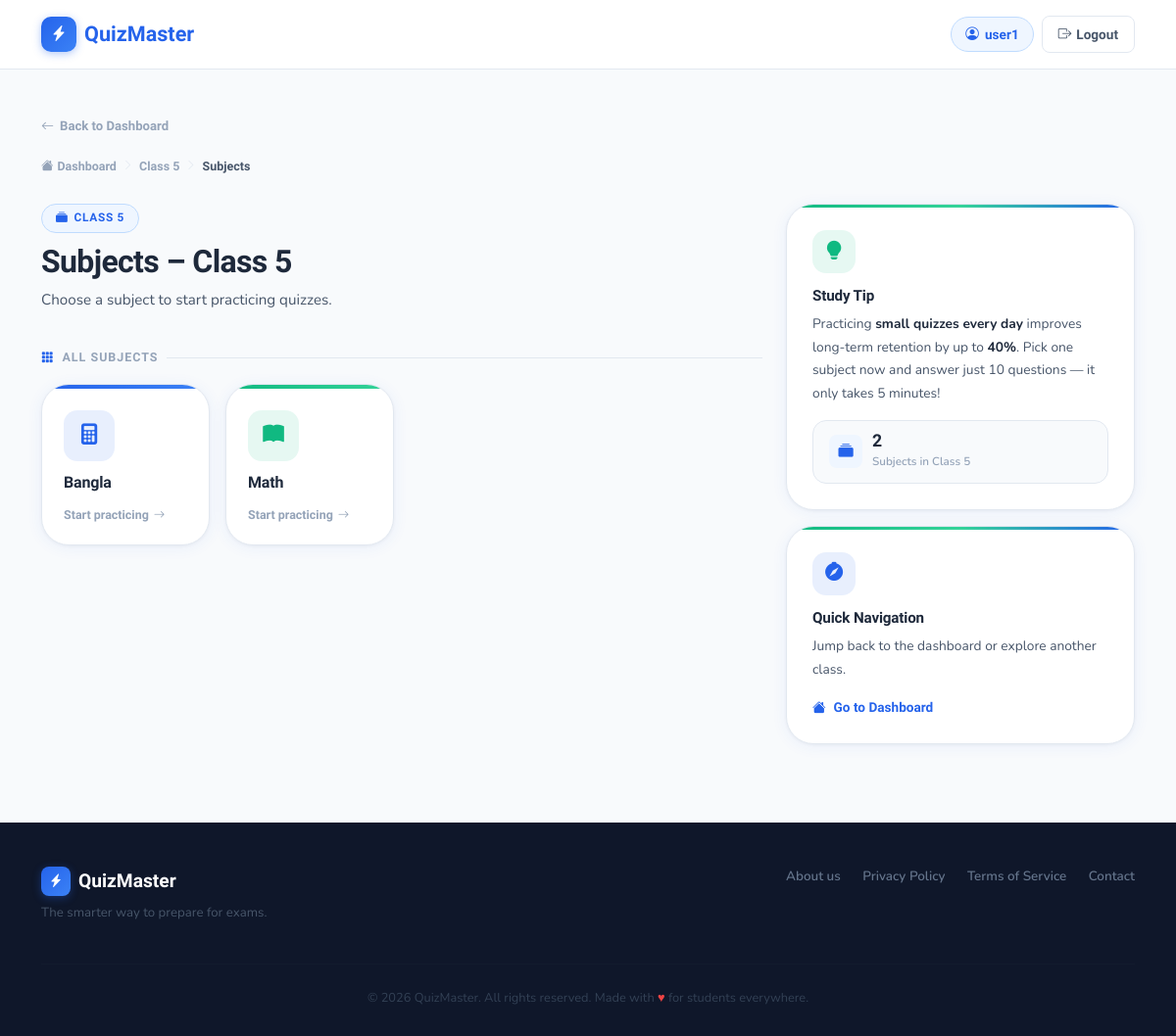
/class/2/ (signed in), run on the app's committed database.
### quiz/models.py (models this page shows, shortened)
class Class(models.Model):
    name = models.CharField(max_length=100)

class Subject(models.Model):
    name = models.CharField(max_length=100)
    class_name = models.ForeignKey(Class, on_delete=models.CASCADE)

### quiz/views.py (the view)
# urls.py: path("class/<int:class_id>/", views.subjects, name="subjects"),
@login_required
def subjects(request, class_id):
    class_obj = get_object_or_404(Class, id=class_id)
    subjects = Subject.objects.filter(class_name=class_obj)
    return render(request, "quiz/subjects.html", {
        "class": class_obj,
        "subjects": subjects
    })

### quiz/templates/quiz/subjects.html (shortened to what this page needs)
{% extends "quiz/base.html" %}
{% load static %}
{% block content %}
<section class="page-section">
  <div class="container">
    <a href="{% url 'dashboard' %}" class="back-link">
      <i class="bi bi-arrow-left"></i>Back to Dashboard
    </a>
    <nav class="qm-breadcrumb" aria-label="breadcrumb">
      <a href="{% url 'dashboard' %}"><i class="bi bi-house-fill me-1"></i>Dashboard</a>
      <span class="sep"><i class="bi bi-chevron-right"></i></span>
      <a href="/class/{{ class.id }}/">{{ class.name }}</a>
      <span class="sep"><i class="bi bi-chevron-right"></i></span>
      <span class="crumb-current">Subjects</span>
    </nav>
    <div class="row g-4">
      <div class="col-12 col-lg-8">
        <div class="page-header">
          <div class="page-header-eyebrow">
            <i class="bi bi-collection-fill"></i>
            {{ class.name }}
          </div>
          <h1 class="page-header-title">Subjects – {{ class.name }}</h1>
          <p class="page-header-sub">Choose a subject to start practicing quizzes.</p>
        </div>
        <div class="section-label">
          <i class="bi bi-grid-3x3-gap-fill"></i>
          All Subjects
        </div>
        {% if subjects %}
          <div class="row g-3">
            {% for subject in subjects %}
            <div class="col-12 col-sm-6 col-xl-3 subject-card-wrap">
              <a href="{% url 'quizzes' subject.id %}" class="subject-card subject-card-item" data-index="{{ forloop.counter0 }}">
                <div class="subject-card-body">
                  <div class="subject-icon-wrap subject-icon-item"></div>
                  <p class="subject-name">{{ subject.name }}</p>
                  <span class="subject-cta">
                    Start practicing <i class="bi bi-arrow-right"></i>
                  </span>
                </div>
              </a>
            </div>
            {% endfor %}
          </div>
        {% endif %}
      </div>
      <div class="col-12 col-lg-4">
        <div class="sidebar-card mb-3">
          <div class="sidebar-icon-wrap"><i class="bi bi-lightbulb-fill"></i></div>
          <h3 class="sidebar-card-title">Study Tip</h3>
          <p class="sidebar-card-body">
            Practicing <strong>small quizzes every day</strong> improves long-term
            retention by up to <strong>40%</strong>. Pick one subject now and answer
            just 10 questions — it only takes 5 minutes!
          </p>
          <div class="sidebar-stat">
            <div class="sidebar-stat-icon"><i class="bi bi-collection-fill"></i></div>
            <div>
              <div class="sidebar-stat-val">{{ subjects|length }}</div>
              <div class="sidebar-stat-lbl">Subjects in {{ class.name }}</div>
            </div>
          </div>
        </div>
        <div class="sidebar-card">
          <div class="sidebar-icon-wrap" style="background:rgba(37,99,235,0.10);color:var(--primary);">
            <i class="bi bi-compass-fill"></i>
          </div>
          <h3 class="sidebar-card-title">Quick Navigation</h3>
          <p class="sidebar-card-body mb-3">Jump back to the dashboard or explore another class.</p>
          <a href="{% url 'dashboard' %}" class="d-flex align-items-center gap-2"
             style="font-size:0.85rem;font-weight:700;font-family:'Plus Jakarta Sans',sans-serif;color:var(--primary);">
            <i class="bi bi-house-fill"></i> Go to Dashboard
          </a>
        </div>
      </div>
    </div>
  </div>
</section>
{% endblock %}

### quiz/templates/quiz/base.html (shortened to what this page needs)
<!DOCTYPE html>
<html lang="en">
<head>
  <link href="https://cdn.jsdelivr.net/npm/bootstrap@5.3.3/dist/css/bootstrap.min.css" rel="stylesheet" />
  <link rel="stylesheet" href="https://cdn.jsdelivr.net/npm/bootstrap-icons@1.11.3/font/bootstrap-icons.min.css" />
</head>
<body>
<nav class="navbar navbar-expand-lg qm-nav" id="mainNav">
  <div class="container">
    <a class="navbar-brand qm-brand" href="{% url 'home' %}">
      <div class="qm-brand-icon"><i class="bi bi-lightning-charge-fill"></i></div>
      QuizMaster
    </a>
    <div class="collapse navbar-collapse" id="navbarNav">
      <div class="ms-auto d-flex align-items-center nav-btns gap-2">
        {% if user.is_authenticated %}
          <span class="nav-user-chip">
            <i class="bi bi-person-circle"></i>{{ user.username }}
          </span>
          <a href="{% url 'logout' %}" class="btn-nav-logout">
            <i class="bi bi-box-arrow-right"></i>Logout
          </a>
        {% else %}
          <a href="{% url 'login' %}" class="btn-nav-login">Login</a>
          <a href="{% url 'register' %}" class="btn-nav-register">
            <i class="bi bi-person-plus-fill me-1"></i>Register Free
          </a>
        {% endif %}
      </div>
    </div>
  </div>
</nav>
<main>{% block content %}{% endblock %}</main>
<footer class="qm-footer">
  <div class="container">
    <div class="row align-items-start">
      <div class="col-12 col-md-6 mb-3 mb-md-0">
        <div class="footer-brand-row">
          <div class="qm-brand-icon" style="width:30px;height:30px;font-size:0.85rem;border-radius:8px;">
            <i class="bi bi-lightning-charge-fill"></i>
          </div>
          <span class="footer-brand-text">QuizMaster</span>
        </div>
        <p class="footer-tagline">The smarter way to prepare for exams.</p>
      </div>
      <div class="col-12 col-md-6 d-flex align-items-center justify-content-md-end">
        <div class="footer-links">
          <a href="{% url 'about' %}">About us</a>
          <a href="#">Privacy Policy</a>
          <a href="#">Terms of Service</a>
          <a href="#">Contact</a>
        </div>
      </div>
    </div>
    <hr class="footer-divider" />
    <div class="text-center">
      <p class="footer-copyright mb-0">
        &copy; {% now "Y" %} QuizMaster. All rights reserved.
        Made with <span style="color:var(--danger);">♥</span> for students everywhere.
      </p>
    </div>
  </div>
</footer>
</body>
</html>

### quiz/templates/quiz/base.html (style rules this page uses)
:root { --primary: #2563EB; --primary-hover: #1d4ed8; --primary-light: #eff6ff; --primary-mid: #bfdbfe; --secondary: #10B981; --secondary-hover:#059669; --secondary-light:#ecfdf5; --bg: #F8FAFC; --text: #1E293B; --text-soft: #475569; --text-muted: #94a3b8; --border: #e2e8f0; --white: #ffffff; --danger: #EF4444; --radius-sm: 8px; --radius-md: 14px; --radius-lg: 20px; --radius-xl: 28px; --shadow-card: 0 2px 16px rgba(37,99,235,0.07), 0 1px 4px rgba(0,0,0,0.05); --shadow-hover: 0 8px 32px rgba(37,99,235,0.13), 0 2px 8px rgba(0,0,0,0.06); --shadow-btn: 0 4px 14px rgba(37,99,235,0.30); }
*, *::before, *::after { box-sizing: border-box; }
html { scroll-behavior: smooth; }
body { background: var(--bg); color: var(--text); font-family: 'Nunito', sans-serif; font-size: 1rem; line-height: 1.65; overflow-x: hidden; }
h1,h2,h3,h4,h5,h6 { font-family: 'Plus Jakarta Sans', sans-serif; color: var(--text); line-height: 1.2; letter-spacing: -0.02em; }
a { text-decoration: none; color: var(--primary); }
.qm-nav { background: rgba(255,255,255,0.92); backdrop-filter: blur(14px); -webkit-backdrop-filter: blur(14px); border-bottom: 1px solid var(--border); padding: 0.75rem 0; position: sticky; top: 0; z-index: 1050; transition: box-shadow 0.3s; }
.qm-brand { font-family: 'Plus Jakarta Sans', sans-serif; font-weight: 800; font-size: 1.35rem; color: var(--primary) !important; display: flex; align-items: center; gap: 0.5rem; }
.qm-brand-icon { width: 36px; height: 36px; background: linear-gradient(135deg, var(--primary), #3b82f6); border-radius: 10px; display: flex; align-items: center; justify-content: center; color: white; font-size: 1rem; flex-shrink: 0; box-shadow: 0 2px 8px rgba(37,99,235,0.35); }
.nav-user-chip { display: inline-flex; align-items: center; gap: 6px; background: var(--primary-light); color: var(--primary); border: 1.5px solid var(--primary-mid); padding: 6px 14px; border-radius: 100px; font-size: 0.85rem; font-weight: 700; font-family: 'Plus Jakarta Sans', sans-serif; }
.btn-nav-logout { background: transparent; color: var(--text-soft); border: 1.5px solid var(--border); padding: 7px 16px; border-radius: var(--radius-sm); font-weight: 600; font-size: 0.85rem; transition: all 0.2s; font-family: 'Plus Jakarta Sans', sans-serif; display: inline-flex; align-items: center; gap: 5px; }
.qm-footer { background: #0f172a; padding: 44px 0 28px; }
.footer-brand-row { display: flex; align-items: center; gap: 0.5rem; margin-bottom: 0.4rem; }
.footer-brand-text { font-family: 'Plus Jakarta Sans', sans-serif; font-size: 1.2rem; font-weight: 800; color: white; }
.footer-tagline { color: #475569; font-size: 0.83rem; }
.footer-divider { border-color: #1e293b; margin: 1.5rem 0; }
.footer-links { display: flex; flex-wrap: wrap; gap: 0.2rem 1.4rem; align-items: center; justify-content: flex-end; }
.footer-links a { color: #64748b; font-size: 0.84rem; font-weight: 600; transition: color 0.2s; }
.footer-copyright { color: #334155; font-size: 0.8rem; }

### data on the page
Class: name "Class 5", name "CLASS 5"
Subject: name "Bangla"
Subject: name "Math"

### other printed values
{{ user.username }} "user1"
{{ subjects|length }} "2"
